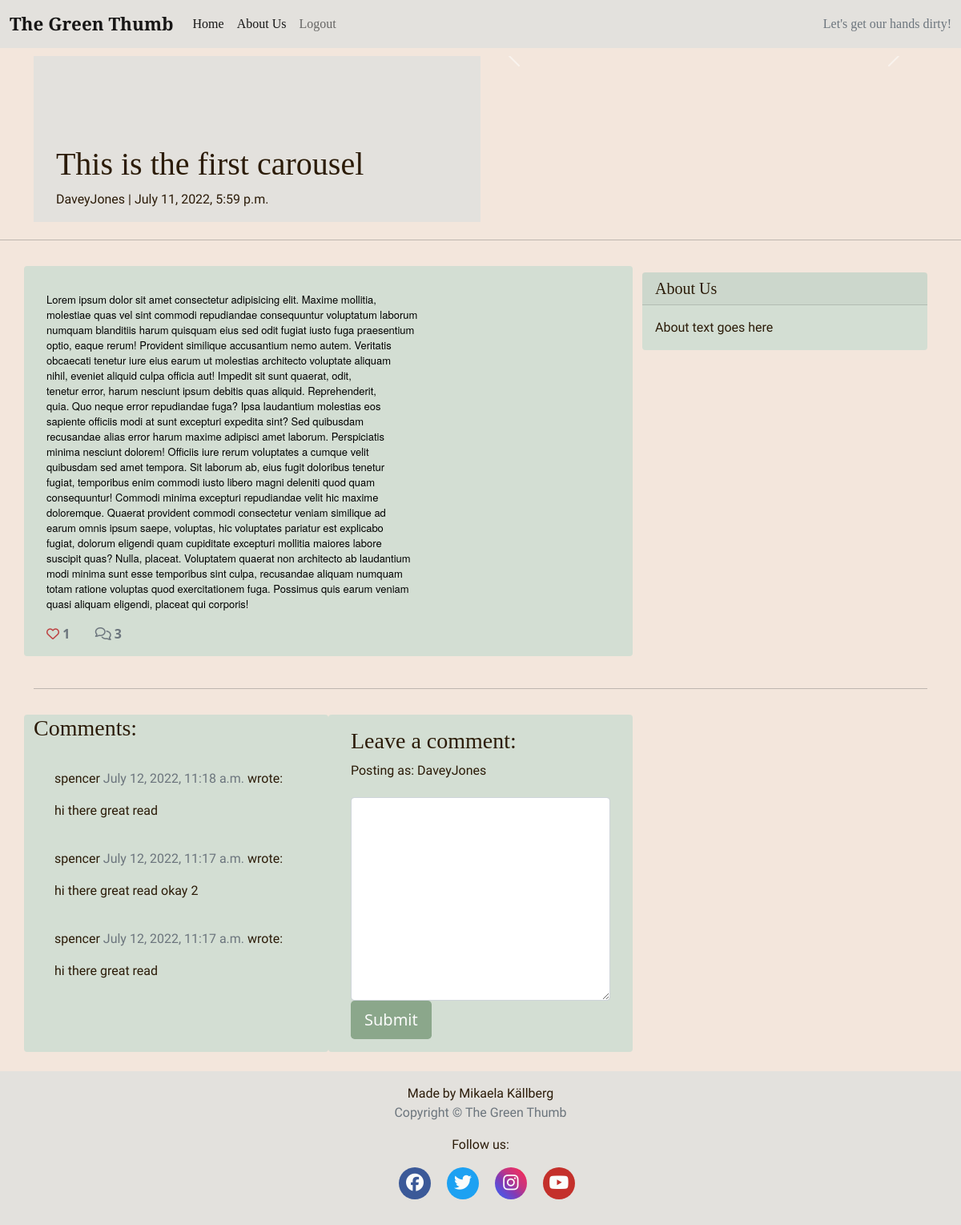
The page /this-is-the-first-carousel/ (signed in) on the database its author committed.
### blog/models.py (models this page shows, shortened)
class BlogPost(models.Model):
    title = models.CharField(
        max_length=200, unique=True, null=False, blank=False)
    slug = models.SlugField(max_length=200, unique=True)
    created_on = models.DateTimeField(auto_now_add=True)
    updated_on = models.DateTimeField(auto_now=True)
    content = models.TextField(blank=True)
    excerpt = models.TextField(blank=True)
    author = models.ForeignKey(
        User, on_delete=models.CASCADE, related_name='blog_posts',
        default=id(0))
    status = models.IntegerField(choices=STATUS, default=0)
    featured_image = CloudinaryField('image', default='placeholder')
    alt_tag = models.CharField(max_length=100, default='image related to post')
    likes = models.ManyToManyField(
        User, related_name='blogpost_like', blank=True)
    class Meta:
        ordering = ['-created_on']
    def number_of_likes(self):
        return self.likes.count()

class CommentSection(models.Model):
    post = models.ForeignKey(
        BlogPost,
        on_delete=models.CASCADE,
        related_name='comments'
        )
    name = models.ForeignKey(
        User,
        on_delete=models.CASCADE,
        max_length=200,
        related_name='comment_author'
        )
    email = models.EmailField()
    body = models.TextField(max_length=400)
    created_on = models.DateTimeField(auto_now_add=True)
    approved = models.BooleanField(default=False)
    class Meta:
        ordering = ['created_on']

### blog/views.py (the view, shortened to what this page needs)
# urls.py: path('<slug:slug>/', views.PostDetail.as_view(), name='post_detail'),
class PostDetail(View):
    def get(self, request, slug, *args, **kwargs):
        queryset = BlogPost.objects.filter(status=1)
        post = get_object_or_404(queryset, slug=slug)
        photos = PostImage.objects.filter(post=post)
        comments = post.comments.filter(approved=True).order_by('-created_on')
        liked = False
        if post.likes.filter(id=self.request.user.id).exists():
            liked = True
        return render(
            request,
            'post_detail.html',
            {
                'post': post,
                'photos': photos,
                'comments': comments,
                'commented': False,
                'liked': liked,
                'form': CommentForm(),
                'title': post.title,
            },
        )

### blog/forms.py
class CommentForm(forms.ModelForm):
    class Meta:
        model = CommentSection
        fields = ('body',)
        labels = {
            'body': _(''),
        }

### templates/post_detail.html (shortened to what this page needs)
{% extends 'base.html' %} {% block content %}
{% load crispy_forms_tags %}
<div class="masthead">
    <div class="container">
        <div class="row g-0">
            <div class="col-md-6 masthead-text">
                <h1 class="post-title">{{ post.title }}</h1>
                <p class="post-subtitle">{{ post.author }} | {{ post.created_on }}</p>
            </div>
            <div class="d-block col-md-6 masthead-image">
                {% if "placeholder" in post.featured_image.url %}
                <img src="https://res.cloudinary.com/mikakallberg/image/upload/v1656959946/vegetables_c8sl5c.jpg"
                    class="img-fluid" width="100%" alt="Image of carrots, leaks and potatoes on a wodden table">
                {% else %}
                <div id="carouselExampleIndicators" class="carousel slide" data-bs-ride="carousel">
                    <button class="carousel-control-prev" type="button" data-bs-target="#carouselExampleIndicators"
                        data-bs-slide="prev">
                        <span class="carousel-control-prev-icon" aria-hidden="true"></span>
                    </button>
                    <button class="carousel-control-next" type="button" data-bs-target="#carouselExampleIndicators"
                        data-bs-slide="next">
                        <span class="carousel-control-next-icon" aria-hidden="true"></span>
                    </button>
                </div>
                {% endif %}
            </div>
        </div>
    </div>
</div>
<div class="row">
    <div class="col">
        <hr>
    </div>
</div>
<div class="container">
    <div class="row">
        <div class="col card mb-4  mt-3 left  top">
            <div class="card-body">
                <p class="card-text ">{{ post.content | safe }}</p>
                <div class="row">
                    <div class="col-1">
                        <strong>
                            {% if user.is_authenticated %}
                            <form class="d-inline" action="{% url 'post_like' post.slug %}" method="POST">
                                {% if liked %}
                                <button type="submit" name="blogpost_id" value="{{post.slug}}" class="btn-like"><i
                                        class="fas fa-heart"></i></button>
                                {% else %}
                                <button type="submit" name="blogpost_id" value="{{post.slug}}" class="btn-like"><i
                                        class="far fa-heart"></i></button>
                                {% endif %}
                            </form>
                            {% else %}
                            <span><i class="far fa-heart"></i></span>
                            {% endif %}
                            <span class="text-secondary">{{ post.number_of_likes }}</span>
                        </strong>
                    </div>
                    <div class="col-1">
                        {% with comments.count as total_comments %}
                        <strong class="text-secondary"><i class="far fa-comments"></i>
                            {{ total_comments }}
                        </strong>
                        {% endwith %}
                    </div>
                </div>
            </div>
        </div>
        {% block sidebar %}
        {% include 'sidebar.html' %}
        {% endblock sidebar %}
    </div>
    <div class="row">
        <div class="col">
            <hr>
        </div>
    </div>
    <div class="row">
        <div class="col-md-4 card mb-4  mt-3 ">
            <h3>Comments:</h3>
            <div class="card-body">
                {% for comment in comments %}
                <div class="comments" style="padding: 10px;">
                    <p class="font-weight-bold">
                        {{ comment.name }}
                        <span class=" text-muted font-weight-normal">
                            {{ comment.created_on }}
                        </span> wrote:
                    </p>
                    {% if request.user == comment.name %}
                    {{ comment.body | linebreaks }}
                    <a href="{% url 'update_comment' comment.pk %}"><i class="fa-solid fa-file-pen"></i></a>
                    <a href="{% url 'delete_comment' post.slug comment.pk %}"><i class="fa-solid fa-trash-can"></i></a>
                    {% else %}
                    {{ comment.body | linebreaks }}
                    {% endif %}
                </div>
                {% endfor %}
            </div>
        </div>
        <div class="col-md-4 card mb-4  mt-3 ">
            <div class="card-body">
                {% if commented %}
                <div class="alert alert-success {{ message.tags }} alert-dismissible fade show" id="msg" role="alert">
                    Your comment is awaiting approval
                    <button type="button" class="btn-close" data-bs-dismiss="alert" aria-label="Close"></button>
                </div>
                {% else %}
                {% if user.is_authenticated %}
                <h3>Leave a comment:</h3>
                <p>Posting as: {{ user.username }}</p>
                <form method="post" style="margin-top: 1.3em;">
                    {{ form | crispy }}
                    <button type="submit" class="btn btn-signup btn-lg">Submit</button>
                </form>
                {% endif %}
                {% endif %}
            </div>
        </div>
    </div>
</div>
{% endblock content %}

### static/css/style.css (style rules this page uses)
* { margin: 0; padding: 0; border: none; box-sizing: border-box; }
body { background-color: #f3e6dc; background-image: url('https://res.cloudinary.com/mikakallberg/image/upload/w_1000,ar_16:9,c_fill,g_auto,e_sharpen/v1656959952/dirt_sun_tndbjc.jpg'); background-position: center center; background-repeat: no-repeat; background-size: cover; background-attachment:fixed; }
html, body { height: 100%; }
h1, h2, h3, h4, h5 { font-family: 'Playfair Display', serif; color: #2b1b08; }
p { font-family: 'Gentium Book Plus', sans-serif; color: #2b1b08; }
.btn-signup { background-color: #8ba78b; color: #fbfcfb; }
.btn-like { color: #bd4242; border: none; background: transparent; }
.card { border: none; background-color: #d3ded3; }
.masthead { margin-top: 10px; overflow: hidden; position: relative; display: inline-block; width: 100%; }
.masthead-text { background-color: #e3e1dd; position: relative; }
.masthead-image { position: relative; overflow: hidden; }
.post-title { margin-top: 20%; margin-left: 5%; }
.post-subtitle { margin-left: 5%; }

### rows shown on the page
BlogPost: title "This is the first carousel", author "DaveyJones", created_on "July 11, 2022, 5:59 p.m.", content "Lorem ipsum dolor sit amet consectetur adipisicing elit. Maxime mollitia, molestiae quas vel sint commodi repudiandae consequuntur voluptatum laborum numquam blanditiis harum quisquam eius sed odit fugiat iusto fuga praesentium optio, eaque rerum! Provident similique accusantium nemo autem. Veritatis obcaecati tenetur iure eius earum ut molestias architecto voluptate aliquam nihil, eveniet aliquid culpa officia aut! Impedit sit sunt quaerat, odit, tenetur error, harum nesciunt ipsum debitis quas aliquid. Reprehenderit, quia. Quo neque error repudiandae fuga? Ipsa laudantium molestias eos sapiente officiis modi at sunt excepturi expedita sint? Sed quibusdam recusandae alias error harum…", number_of_likes "1"
CommentSection: name "spencer", created_on "July 12, 2022, 11:18 a.m.", body "hi there great read"
CommentSection: name "spencer", created_on "July 12, 2022, 11:17 a.m.", body "hi there great read okay 2"
CommentSection: name "spencer", created_on "July 12, 2022, 11:17 a.m.", body "hi there great read"

### other values the page prints
{{ total_comments }} "3"
{{ user.username }} "DaveyJones"
